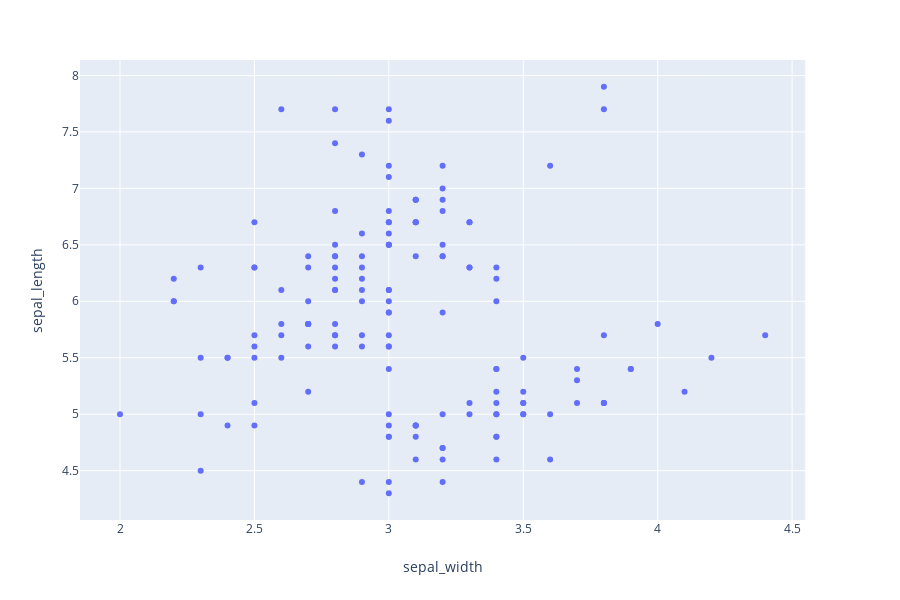

Notebook source saved alongside this figure:
### Code cell
fig = px.scatter(iris, x="sepal_width", y="sepal_length")
fig.show()

### Figure 1 — Plotly figure (JSON) as saved in the notebook; plotly's stock layout.template omitted (floating-point values rounded to 4 significant figures; data arrays with more than 128 entries replaced by an {"elided": "..."} marker saying what was removed)
{"data": [{"hoverlabel": {"namelength": 0}, "hovertemplate": "sepal_width=%{x}<br>sepal_length=%{y}", "legendgroup": "", "marker": {"color": "#636efa", "symbol": "circle"}, "mode": "markers", "name": "", "showlegend": false, "type": "scatter", "x": {"elided": "150 float values"}, "xaxis": "x", "y": {"elided": "150 float values"}, "yaxis": "y"}], "layout": {"height": 600, "legend": {"tracegroupgap": 0}, "margin": {"t": 60}, "xaxis": {"anchor": "y", "domain": [0, 0.98], "title": {"text": "sepal_width"}}, "yaxis": {"anchor": "x", "domain": [0, 1], "title": {"text": "sepal_length"}}}}
